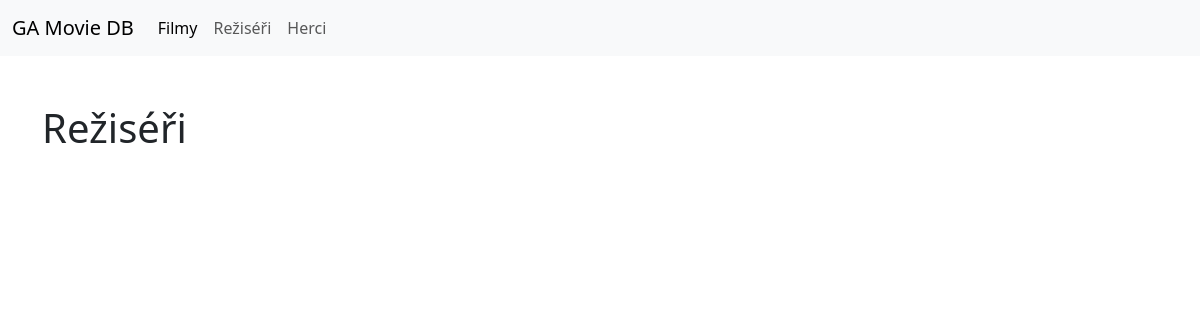
The page /reziseri/ on the database as committed earlier.
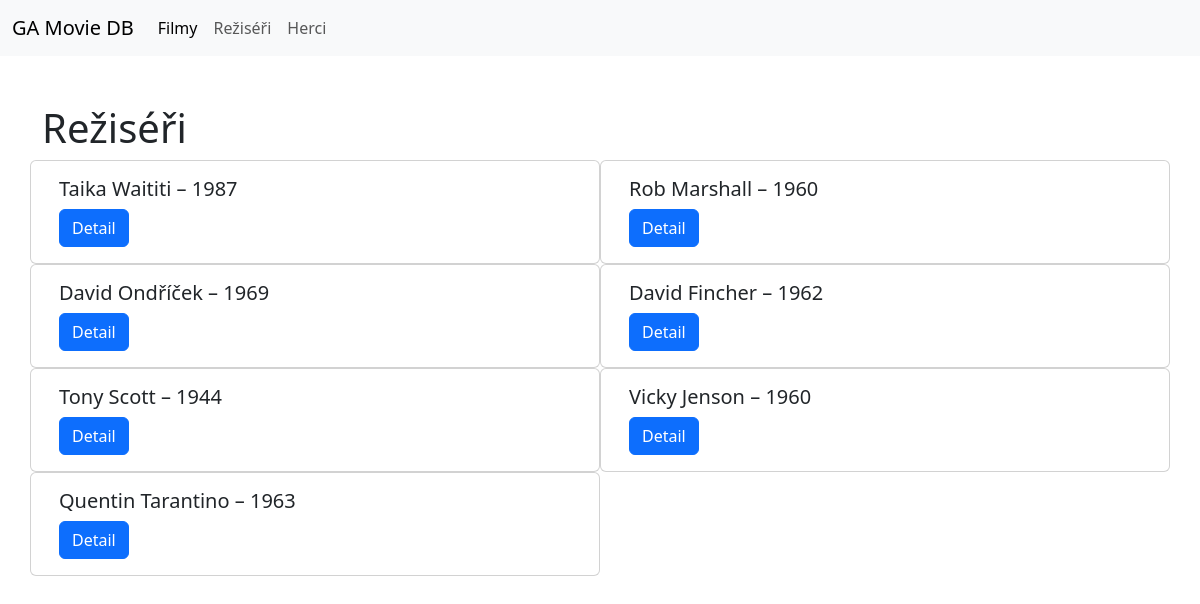
The same page on the database as committed later.
### films/models.py (models this page shows)
class Director(models.Model):
    name = models.CharField(max_length=255)
    slug = models.SlugField()
    birth_year = models.IntegerField(blank=True, null=True)
    def __str__(self):
        return f"{self.name} ({self.birth_year})"

### films/views.py (the view)
# urls.py: path('reziseri/', directors, name="directors"),
def directors(request):
    context = {
        'directors': Director.objects.all()
    }
    print(context)
    return render(request, 'directors.html', context)

### films/templates/directors.html (shortened to what this page needs)
{% extends 'main.html' %}
{% block content %}
<h1>Režiséři</h1>
<div class="row row-cols-2">
    {% for d in directors %}
    <div class="card">
        <div class="card-body">
            <h5 class="card-title">{{ d.name }}{% if d.birth_year %}
            &ndash; {{ d.birth_year }}
            {% endif %}</h5>
            <a href="{% url 'director' d.id %}" class="btn btn-primary">Detail</a>
        </div>
    </div>
    {% endfor %}
</div>
{% endblock %}

### films/templates/main.html (shortened to what this page needs)
<!DOCTYPE html>
<html lang="en">
<head>
    <link href="https://cdn.jsdelivr.net/npm/bootstrap@5.3.0-alpha2/dist/css/bootstrap.min.css" rel="stylesheet">
</head>
<body>
    <nav class="navbar navbar-expand-sm bg-body-tertiary">
        <div class="container-fluid">
          <a class="navbar-brand" href="{% url 'homepage' %}">GA Movie DB</a>
          <div class="collapse navbar-collapse" id="navbarNav">
            <ul class="navbar-nav">
              <li class="nav-item">
                <a class="nav-link active" aria-current="page" href="{% url 'movies' %}">Filmy</a>
              </li>
              <li class="nav-item">
                <a class="nav-link" href="{% url 'directors' %}">Režiséři</a>
              </li>
              <li class="nav-item">
                <a class="nav-link" href="{% url 'actors' %}">Herci</a>
              </li>
            </ul>
          </div>
        </div>
      </nav>
    <div class="container my-5">
        {% block content %}
        {% endblock content %}
    </div>
</body>
</html>

Rows that differ between the two databases and show on the page:
added Director: name "Taika Waititi", birth_year "1987"
added Director: name "Rob Marshall", birth_year "1960"
added Director: name "David Ondříček", birth_year "1969"
added Director: name "David Fincher", birth_year "1962"
added Director: name "Tony Scott", birth_year "1944"
added Director: name "Vicky Jenson", birth_year "1960"
added Director: name "Quentin Tarantino", birth_year "1963"
